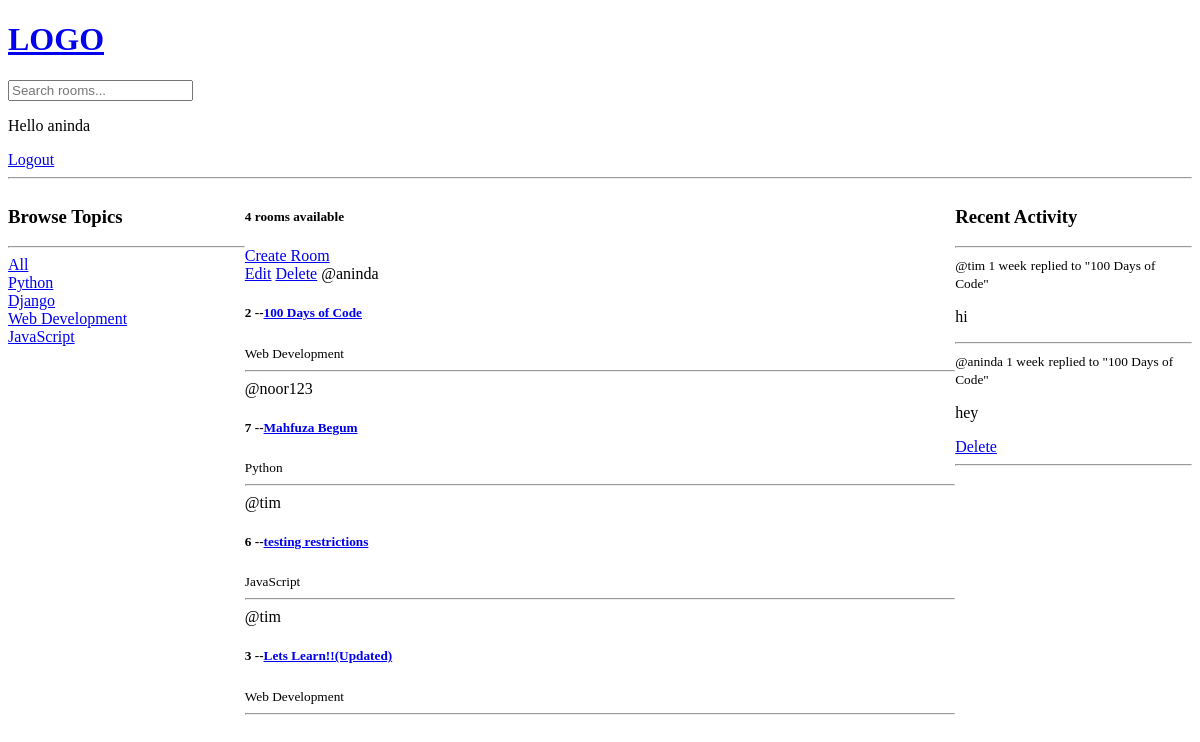
Before: / (signed in) with the older database file.
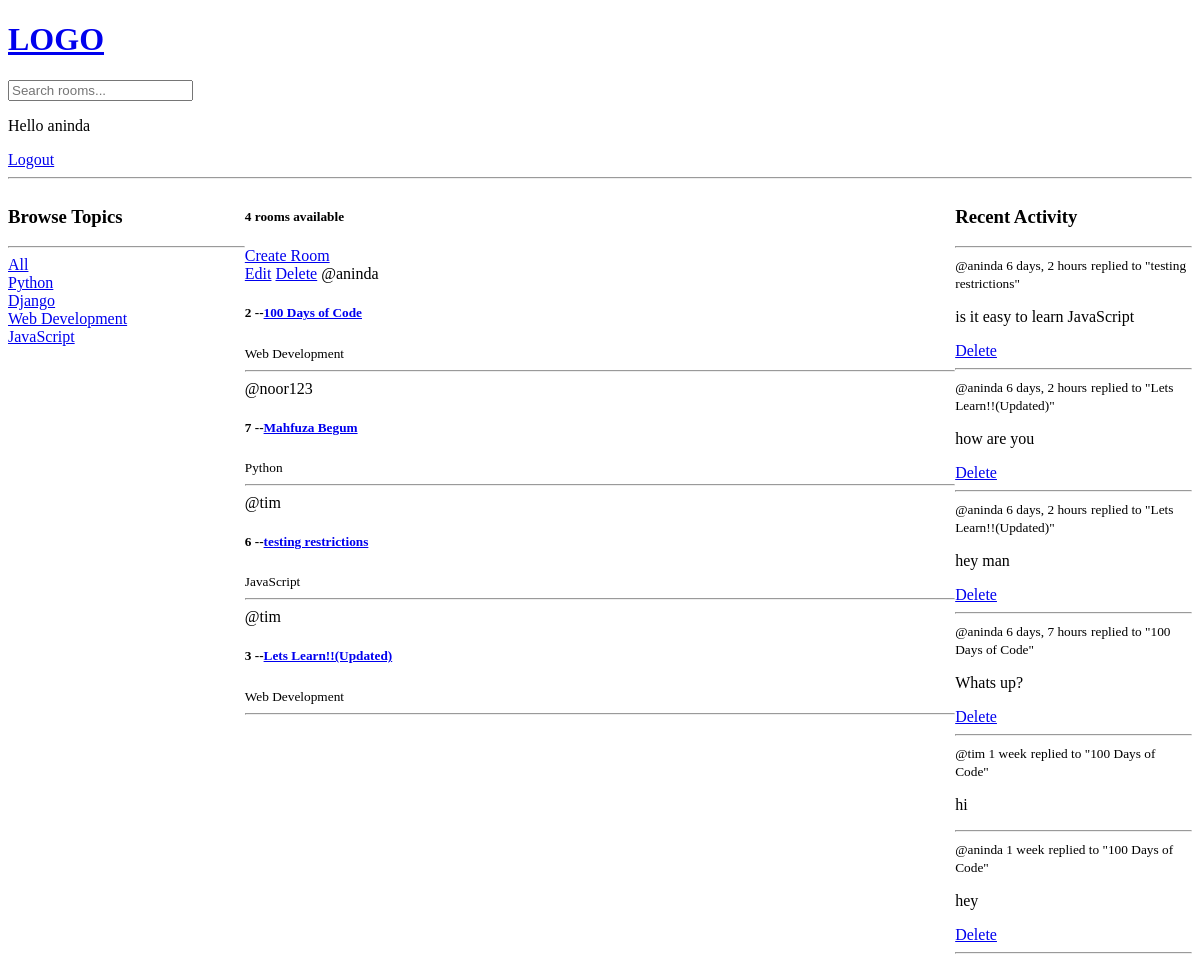
After: the same page with the newer database file.
### base/models.py (models this page shows)
class Topic(models.Model):
    name = models.CharField(max_length=200)
    def __str__(self):
        return self.name

class Room(models.Model):
    host = models.ForeignKey(User, on_delete=models.SET_NULL, null=True)
    topic = models.ForeignKey(Topic, on_delete=models.SET_NULL, null=True)
    name = models.CharField(max_length=200)
    description = models.TextField(null=True, blank=True)
    participants = models.ManyToManyField(User, related_name="participants", blank=True)
    updated = models.DateTimeField(auto_now=True)
    created = models.DateTimeField(auto_now_add=True)
    class Meta:
        ordering = ['-updated','-created']
    def __str__(self):
        return self.name

class Message(models.Model):
    user = models.ForeignKey(User, on_delete=models.CASCADE)
    room = models.ForeignKey(Room, on_delete=models.CASCADE)
    body = models.TextField()
    updated = models.DateTimeField(auto_now=True)
    created = models.DateTimeField(auto_now_add=True)
    class Meta:
        ordering = ['-updated','-created']
    def __str__(self):
        return self.body[0:50]

### base/views.py (the view)
# urls.py: path('', views.home, name='home'),
def home(request):
    q = request.GET.get('q') if request.GET.get('q') != None else ''
    rooms = Room.objects.filter(Q(topic__name__icontains=q) |
                                Q(name__icontains=q) |
                                Q(description__icontains=q)
                                )
    topics = Topic.objects.all()
    room_count = rooms.count() #works faster than python len() method
    room_messages = Message.objects.filter(Q(room__topic__name__icontains=q))
    context = {'rooms': rooms, 'topics': topics , 'room_count': room_count, 'room_messages': room_messages}
    return render(request, 'base/home.html', context)

### base/templates/base/home.html (shortened to what this page needs)
{% extends 'main.html' %}
{% block content %}
<div class="home-container">
    <div>
        {% include 'base/topics_component.html' %}
    </div>
    <div>
        <h5>{{room_count}} rooms available</h5>
        <a href="{% url 'create-room' %}">Create Room</a>
        {% include 'base/feed_component.html' %}
    </div>
    <div>
        {% include 'base/activity_component.html' %}
    </div>
</div>
{% endblock content %}

### base/templates/base/topics_component.html
<h3>Browse Topics</h3>
<hr>
<div>
    <a href="{% url 'home' %}">All</a>
</div>
{% for topic in topics %}
<div>
    <a href="{% url 'home' %}?q={{topic.name}}">{{ topic }}</a>
</div>
{% endfor %}

### base/templates/base/feed_component.html
<div>
    {% for room in rooms %}
        <div>
            {% if request.user == room.host %}
            <a href="{% url 'update-room' room.id %}">Edit</a>
            <a href="{% url 'delete-room' room.id %}">Delete</a>
            {% endif %}
            <span>@{{room.host.username}}</span>
            <h5>{{room.id}} --<a href="{% url 'room' room.id %}">{{room.name}}</a></h5>
            <small>{{room.topic.name}}</small>
            <hr>
        </div>
    {% endfor %}
</div>

### base/templates/base/activity_component.html
<h3>Recent Activity</h3>
<hr>
{% for message in room_messages %}
    <div>
        <small>@{{message.user}} {{message.created|timesince}}</small>
        <small>replied to "{{message.room}}" </small>
        <p>{{message}}</p>
        {% if request.user == message.user %}
        <a href="{% url 'delete-message' message.id %}">Delete</a>
        {% endif %}
        <hr>
    </div>
{% endfor %}

Changed rows visible on the page:
added Message: user "aninda", created "6 days, 2 hours", room "testing restrictions", body "is it easy to learn JavaScript", shows "Delete"
added Message: user "aninda", created "6 days, 2 hours", room "Lets Learn!!(Updated)", body "how are you", shows "Delete"
added Message: user "aninda", created "6 days, 2 hours", room "Lets Learn!!(Updated)", body "hey man", shows "Delete"
added Message: user "aninda", created "6 days, 7 hours", room "100 Days of Code", body "Whats up?", shows "Delete"
